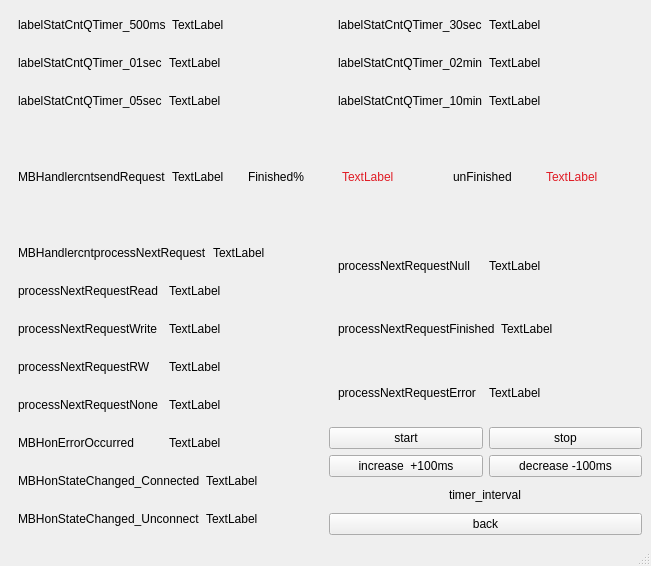
<?xml version="1.0" encoding="UTF-8"?>
<ui version="4.0">
 <class>MainWindowCom2</class>
 <widget class="QMainWindow" name="MainWindowCom2">
  <property name="geometry">
   <rect>
    <x>0</x>
    <y>0</y>
    <width>651</width>
    <height>566</height>
   </rect>
  </property>
  <property name="windowTitle">
   <string>MainWindow</string>
  </property>
  <widget class="QWidget" name="centralwidget">
   <layout class="QVBoxLayout" name="verticalLayout_6">
    <item>
     <layout class="QVBoxLayout" name="verticalLayout">
      <item>
       <layout class="QHBoxLayout" name="horizontalLayout_20">
        <item>
         <widget class="QWidget" name="widget" native="true">
          <layout class="QHBoxLayout" name="horizontalLayout_7">
           <item>
            <widget class="QLabel" name="label">
             <property name="text">
              <string>labelStatCntQTimer_500ms</string>
             </property>
            </widget>
           </item>
           <item>
            <widget class="QLabel" name="labelStatCntQTimer_500ms">
             <property name="text">
              <string>TextLabel</string>
             </property>
            </widget>
           </item>
          </layout>
         </widget>
        </item>
        <item>
         <widget class="QWidget" name="widget_4" native="true">
          <layout class="QHBoxLayout" name="horizontalLayout_3">
           <item>
            <widget class="QLabel" name="label_4">
             <property name="text">
              <string>labelStatCntQTimer_30sec</string>
             </property>
            </widget>
           </item>
           <item>
            <widget class="QLabel" name="labelStatCntQTimer_30sec">
             <property name="text">
              <string>TextLabel</string>
             </property>
            </widget>
           </item>
          </layout>
         </widget>
        </item>
       </layout>
      </item>
      <item>
       <layout class="QHBoxLayout" name="horizontalLayout_21">
        <item>
         <widget class="QWidget" name="widget_2" native="true">
          <layout class="QHBoxLayout" name="horizontalLayout">
           <item>
            <widget class="QLabel" name="label_2">
             <property name="text">
              <string>labelStatCntQTimer_01sec</string>
             </property>
            </widget>
           </item>
           <item>
            <widget class="QLabel" name="labelStatCntQTimer_01sec">
             <property name="text">
              <string>TextLabel</string>
             </property>
            </widget>
           </item>
          </layout>
         </widget>
        </item>
        <item>
         <widget class="QWidget" name="widget_5" native="true">
          <layout class="QHBoxLayout" name="horizontalLayout_4">
           <item>
            <widget class="QLabel" name="label_5">
             <property name="text">
              <string>labelStatCntQTimer_02min</string>
             </property>
            </widget>
           </item>
           <item>
            <widget class="QLabel" name="labelStatCntQTimer_02min">
             <property name="text">
              <string>TextLabel</string>
             </property>
            </widget>
           </item>
          </layout>
         </widget>
        </item>
       </layout>
      </item>
      <item>
       <layout class="QHBoxLayout" name="horizontalLayout_22">
        <item>
         <widget class="QWidget" name="widget_3" native="true">
          <layout class="QHBoxLayout" name="horizontalLayout_2">
           <item>
            <widget class="QLabel" name="label_3">
             <property name="text">
              <string>labelStatCntQTimer_05sec</string>
             </property>
            </widget>
           </item>
           <item>
            <widget class="QLabel" name="labelStatCntQTimer_05sec">
             <property name="text">
              <string>TextLabel</string>
             </property>
            </widget>
           </item>
          </layout>
         </widget>
        </item>
        <item>
         <widget class="QWidget" name="widget_6" native="true">
          <layout class="QHBoxLayout" name="horizontalLayout_5">
           <item>
            <widget class="QLabel" name="label_6">
             <property name="text">
              <string>labelStatCntQTimer_10min</string>
             </property>
            </widget>
           </item>
           <item>
            <widget class="QLabel" name="labelStatCntQTimer_10min">
             <property name="text">
              <string>TextLabel</string>
             </property>
            </widget>
           </item>
          </layout>
         </widget>
        </item>
       </layout>
      </item>
     </layout>
    </item>
    <item>
     <layout class="QHBoxLayout" name="horizontalLayout_6">
      <item>
       <widget class="QWidget" name="widget_7" native="true">
        <layout class="QHBoxLayout" name="horizontalLayout_29">
         <item>
          <widget class="QLabel" name="label_7">
           <property name="text">
            <string>MBHandlercntsendRequest</string>
           </property>
          </widget>
         </item>
         <item>
          <widget class="QLabel" name="labelStatMBHandlercntsendRequest">
           <property name="text">
            <string>TextLabel</string>
           </property>
          </widget>
         </item>
        </layout>
       </widget>
      </item>
      <item>
       <widget class="QWidget" name="widget_19" native="true">
        <layout class="QHBoxLayout" name="horizontalLayout_24">
         <item>
          <widget class="QLabel" name="label_20">
           <property name="text">
            <string>Finished%</string>
           </property>
          </widget>
         </item>
         <item>
          <widget class="QLabel" name="labelStatMBHandlerpercentFinished">
           <property name="text">
            <string>&lt;html&gt;&lt;head/&gt;&lt;body&gt;&lt;p&gt;&lt;span style=&quot; color:#e01b24;&quot;&gt;TextLabel&lt;/span&gt;&lt;/p&gt;&lt;/body&gt;&lt;/html&gt;</string>
           </property>
          </widget>
         </item>
        </layout>
       </widget>
      </item>
      <item>
       <widget class="QWidget" name="widget_20" native="true">
        <layout class="QHBoxLayout" name="horizontalLayout_25">
         <item>
          <widget class="QLabel" name="label_21">
           <property name="text">
            <string>unFinished</string>
           </property>
          </widget>
         </item>
         <item>
          <widget class="QLabel" name="labelStatMBHandlercntunFinished">
           <property name="text">
            <string>&lt;html&gt;&lt;head/&gt;&lt;body&gt;&lt;p&gt;&lt;span style=&quot; color:#e01b24;&quot;&gt;TextLabel&lt;/span&gt;&lt;/p&gt;&lt;/body&gt;&lt;/html&gt;</string>
           </property>
          </widget>
         </item>
        </layout>
       </widget>
      </item>
     </layout>
    </item>
    <item>
     <layout class="QHBoxLayout" name="horizontalLayout_23">
      <item>
       <layout class="QVBoxLayout" name="verticalLayout_2">
        <item>
         <widget class="QWidget" name="widget_8" native="true">
          <layout class="QHBoxLayout" name="horizontalLayout_8">
           <item>
            <widget class="QLabel" name="label_8">
             <property name="text">
              <string>MBHandlercntprocessNextRequest</string>
             </property>
            </widget>
           </item>
           <item>
            <widget class="QLabel" name="labelStatMBHandlercntprocessNextRequest">
             <property name="text">
              <string>TextLabel</string>
             </property>
            </widget>
           </item>
          </layout>
         </widget>
        </item>
        <item>
         <widget class="QWidget" name="widget_9" native="true">
          <layout class="QHBoxLayout" name="horizontalLayout_9">
           <item>
            <widget class="QLabel" name="label_9">
             <property name="text">
              <string>processNextRequestRead</string>
             </property>
            </widget>
           </item>
           <item>
            <widget class="QLabel" name="labelStatMBHandlercntprocessNextRequestRead">
             <property name="text">
              <string>TextLabel</string>
             </property>
            </widget>
           </item>
          </layout>
         </widget>
        </item>
        <item>
         <widget class="QWidget" name="widget_10" native="true">
          <layout class="QHBoxLayout" name="horizontalLayout_10">
           <item>
            <widget class="QLabel" name="label_10">
             <property name="text">
              <string>processNextRequestWrite</string>
             </property>
            </widget>
           </item>
           <item>
            <widget class="QLabel" name="labelStatMBHandlercntprocessNextRequestWrite">
             <property name="text">
              <string>TextLabel</string>
             </property>
            </widget>
           </item>
          </layout>
         </widget>
        </item>
        <item>
         <widget class="QWidget" name="widget_11" native="true">
          <layout class="QHBoxLayout" name="horizontalLayout_11">
           <item>
            <widget class="QLabel" name="label_11">
             <property name="text">
              <string>processNextRequestRW</string>
             </property>
            </widget>
           </item>
           <item>
            <widget class="QLabel" name="labelStatMBHandlercntprocessNextRequestRW">
             <property name="text">
              <string>TextLabel</string>
             </property>
            </widget>
           </item>
          </layout>
         </widget>
        </item>
        <item>
         <widget class="QWidget" name="widget_12" native="true">
          <layout class="QHBoxLayout" name="horizontalLayout_13">
           <item>
            <widget class="QLabel" name="label_13">
             <property name="text">
              <string>processNextRequestNone</string>
             </property>
            </widget>
           </item>
           <item>
            <widget class="QLabel" name="labelStatMBHandlercntprocessNextRequestNone">
             <property name="text">
              <string>TextLabel</string>
             </property>
            </widget>
           </item>
          </layout>
         </widget>
        </item>
       </layout>
      </item>
      <item>
       <layout class="QVBoxLayout" name="verticalLayout_3">
        <item>
         <widget class="QWidget" name="widget_13" native="true">
          <layout class="QHBoxLayout" name="horizontalLayout_14">
           <item>
            <widget class="QLabel" name="label_14">
             <property name="text">
              <string>processNextRequestNull</string>
             </property>
            </widget>
           </item>
           <item>
            <widget class="QLabel" name="labelStatMBHandlercntprocessNextRequestNull">
             <property name="text">
              <string>TextLabel</string>
             </property>
            </widget>
           </item>
          </layout>
         </widget>
        </item>
        <item>
         <widget class="QWidget" name="widget_14" native="true">
          <layout class="QHBoxLayout" name="horizontalLayout_15">
           <item>
            <widget class="QLabel" name="label_15">
             <property name="text">
              <string>processNextRequestFinished</string>
             </property>
            </widget>
           </item>
           <item>
            <widget class="QLabel" name="labelStatMBHandlercntprocessNextRequestFinished">
             <property name="text">
              <string>TextLabel</string>
             </property>
            </widget>
           </item>
          </layout>
         </widget>
        </item>
        <item>
         <widget class="QWidget" name="widget_15" native="true">
          <layout class="QHBoxLayout" name="horizontalLayout_16">
           <item>
            <widget class="QLabel" name="label_16">
             <property name="text">
              <string>processNextRequestError</string>
             </property>
            </widget>
           </item>
           <item>
            <widget class="QLabel" name="labelStatMBHandlercntprocessNextRequestError">
             <property name="text">
              <string>TextLabel</string>
             </property>
            </widget>
           </item>
          </layout>
         </widget>
        </item>
       </layout>
      </item>
     </layout>
    </item>
    <item>
     <layout class="QHBoxLayout" name="horizontalLayout_28">
      <item>
       <layout class="QVBoxLayout" name="verticalLayout_4">
        <item>
         <widget class="QWidget" name="widget_16" native="true">
          <layout class="QHBoxLayout" name="horizontalLayout_17">
           <item>
            <widget class="QLabel" name="label_17">
             <property name="text">
              <string>MBHonErrorOccurred</string>
             </property>
            </widget>
           </item>
           <item>
            <widget class="QLabel" name="labelStatMBHandlercntonErrorOccurred">
             <property name="text">
              <string>TextLabel</string>
             </property>
            </widget>
           </item>
          </layout>
         </widget>
        </item>
        <item>
         <widget class="QWidget" name="widget_17" native="true">
          <layout class="QHBoxLayout" name="horizontalLayout_18">
           <item>
            <widget class="QLabel" name="label_18">
             <property name="text">
              <string>MBHonStateChanged_Connected</string>
             </property>
            </widget>
           </item>
           <item>
            <widget class="QLabel" name="labelStatMBHandlercntonStateChanged_ConnectedState">
             <property name="text">
              <string>TextLabel</string>
             </property>
            </widget>
           </item>
          </layout>
         </widget>
        </item>
        <item>
         <widget class="QWidget" name="widget_18" native="true">
          <layout class="QHBoxLayout" name="horizontalLayout_19">
           <item>
            <widget class="QLabel" name="label_19">
             <property name="text">
              <string>MBHonStateChanged_Unconnect</string>
             </property>
            </widget>
           </item>
           <item>
            <widget class="QLabel" name="labelStatMBHandlercntonStateChanged_UnconnectedState">
             <property name="text">
              <string>TextLabel</string>
             </property>
            </widget>
           </item>
          </layout>
         </widget>
        </item>
       </layout>
      </item>
      <item>
       <layout class="QVBoxLayout" name="verticalLayout_5">
        <item>
         <layout class="QHBoxLayout" name="horizontalLayout_26">
          <item>
           <widget class="QPushButton" name="pushButtonStart">
            <property name="text">
             <string>start</string>
            </property>
           </widget>
          </item>
          <item>
           <widget class="QPushButton" name="pushButtonStop">
            <property name="text">
             <string>stop</string>
            </property>
           </widget>
          </item>
         </layout>
        </item>
        <item>
         <layout class="QHBoxLayout" name="horizontalLayout_27">
          <item>
           <widget class="QPushButton" name="pushButtonIncrease">
            <property name="text">
             <string>increase  +100ms</string>
            </property>
           </widget>
          </item>
          <item>
           <widget class="QPushButton" name="pushButtonDecrease">
            <property name="text">
             <string>decrease -100ms</string>
            </property>
           </widget>
          </item>
         </layout>
        </item>
        <item alignment="Qt::AlignHCenter">
         <widget class="QLabel" name="labelTimerInterval">
          <property name="text">
           <string>timer_interval</string>
          </property>
         </widget>
        </item>
        <item>
         <widget class="QPushButton" name="pushButtonBack">
          <property name="text">
           <string>back</string>
          </property>
         </widget>
        </item>
       </layout>
      </item>
     </layout>
    </item>
   </layout>
  </widget>
  <widget class="QMenuBar" name="menubar">
   <property name="geometry">
    <rect>
     <x>0</x>
     <y>0</y>
     <width>651</width>
     <height>22</height>
    </rect>
   </property>
  </widget>
  <widget class="QStatusBar" name="statusbar"/>
 </widget>
 <resources/>
 <connections/>
</ui>
